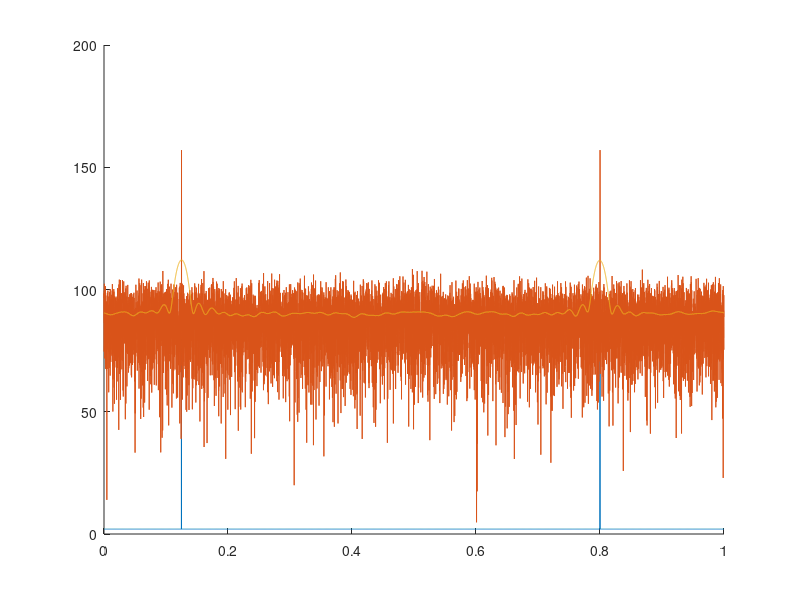

This chart was generated by the following MATLAB code:
close all;
clear all;

% params 
K = 10000;
sigma2w = 1.26;
f_1 = 0.125;
f_2 = 0.8;

% r.v.s
phi_1 = 2*pi*rand(K, 1);
phi_2 = 2*pi*rand(K, 1);
w = sqrt(sigma2w) * randn(K, 1);

% generate the r.p. x
k = transpose(0:(K - 1));
x = exp(1j*2*pi*f_1*k + phi_1) + exp(1j*2*pi*f_2*k + phi_2) + w;

f = linspace(0, 1, K);
% Theoretical psd: F[r(n) = e^j... + e^j... + sigma2*delta] = delta(f - f_1)
% + delta(f - f_2) + sigma2w
psd_theor = sigma2w * ones(1, K);
psd_theor(round(f_1 * K)) = sigma2w + K;
psd_theor(round(f_2 * K)) = sigma2w + K;

% Periodogram
X = fft(x); % Tc = 1
psd_per = 1/K * abs(X).^2;
%psd_per_matlab = periodogram(x, rectwin(K), K).';

% Welch
D = 50;
S = 10;
w = rectwin(D);
Mw = 1/D * (w'*w);
%psd_welch_matlab = pwelch(x, w, S, K);
N_s = floor((K - D) / (D - S) + 1);
psd_w = zeros(K, N_s);
for s = 0:N_s - 1
    x_s = w .* x((s*(D-S) + 1):(s*(D-S) + D));
    X_s = fft(x_s, K);
    psd_w(:,s+1) = 1/(D*Mw) * abs(X_s).^2;
end

psd_welch = mean(psd_w, 2);

% AR model


% figure;
% hold all;
% plot(f, 20*log10(psd_w(:,1)));
% plot(f, 20*log10(psd_w(:,2)));
% plot(f, 20*log10(psd_w(:,3)));

figure;
hold all;
plot(f, 20*log10(psd_theor));
plot(f, 20*log10(psd_per));
%plot(f, 20*log10(psd_per_matlab));
%plot(f, 20*log10(psd_welch_matlab));
plot(f, 20*log10(psd_welch));

